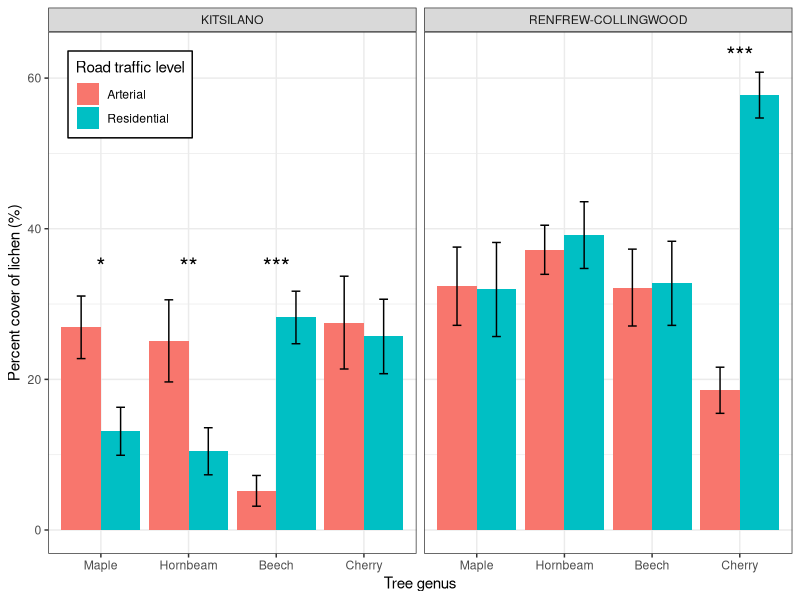
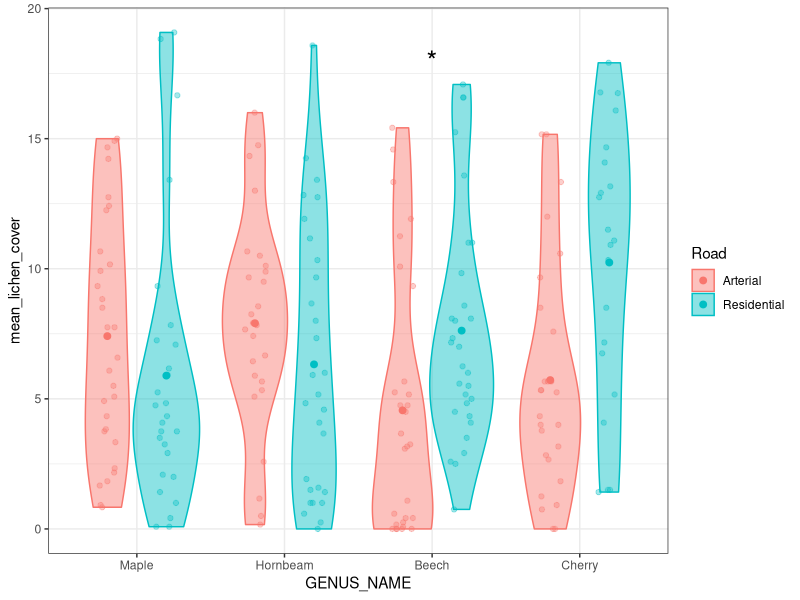
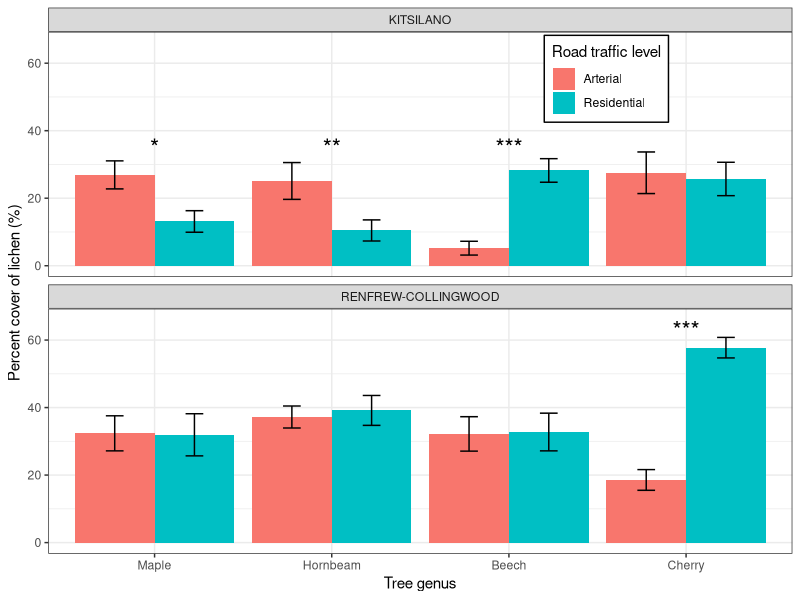
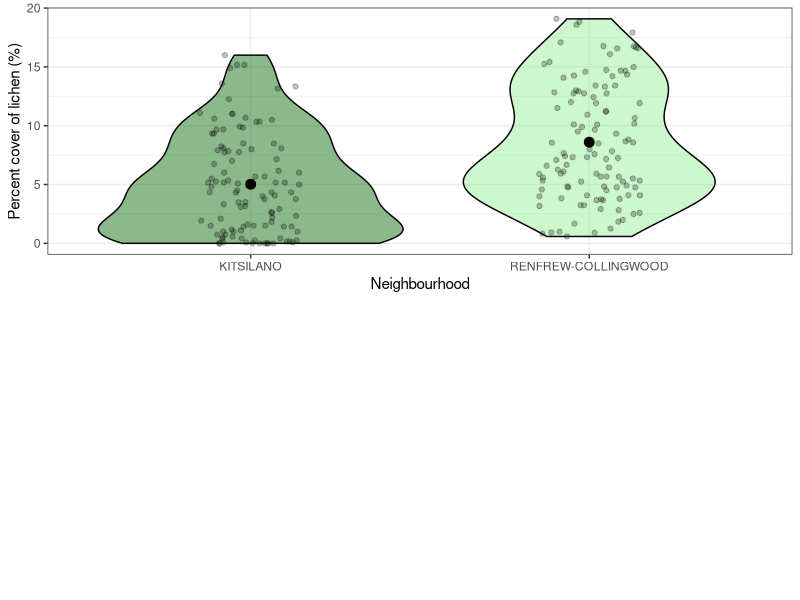
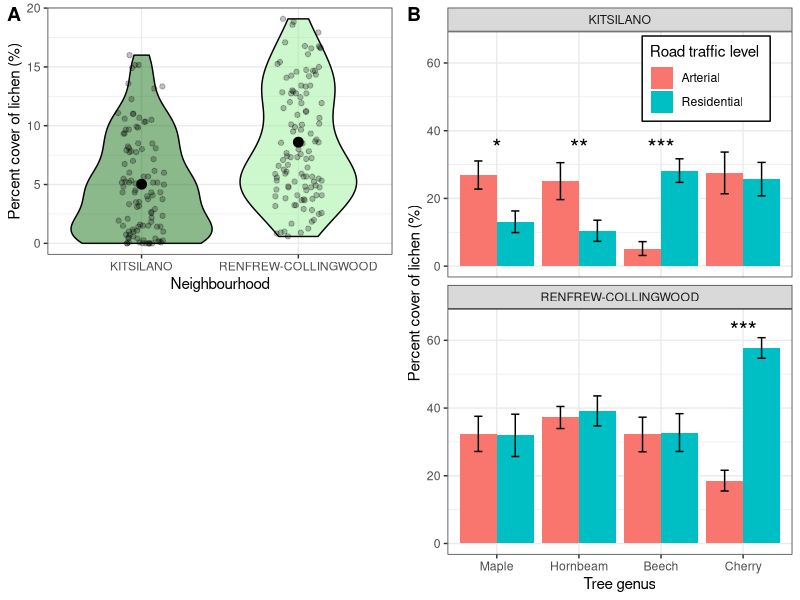
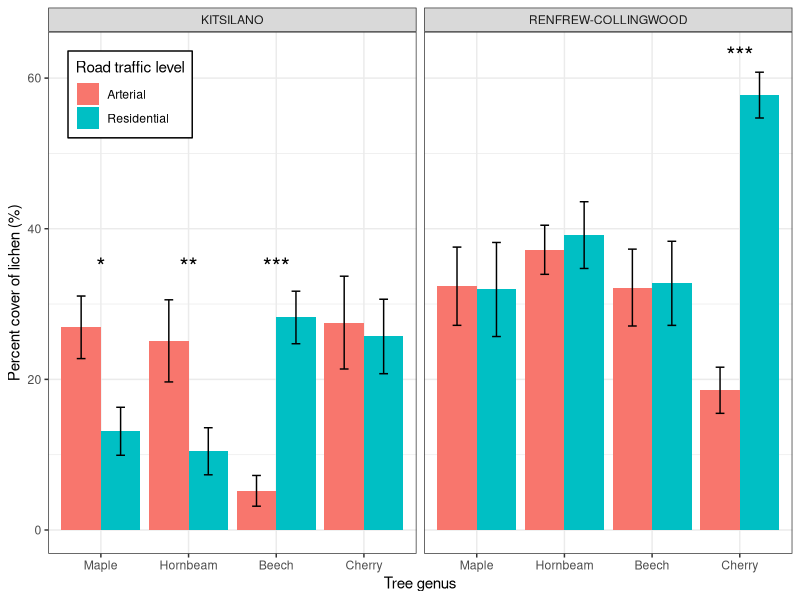
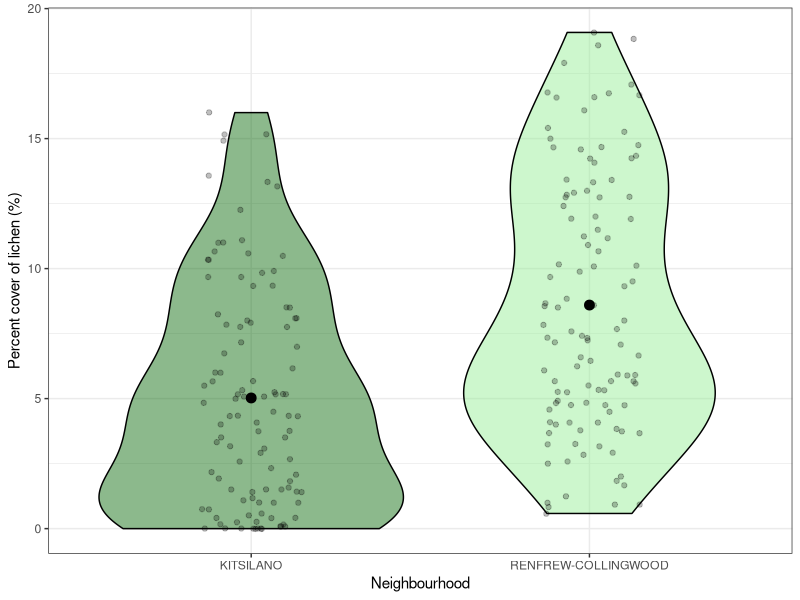
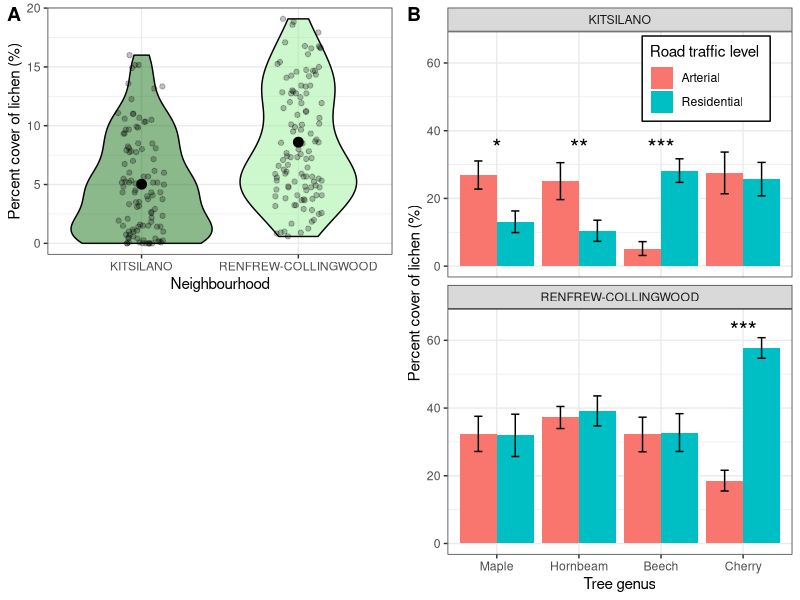

These charts were generated, in order, by the following R code:
library(tidyverse)
library(cowplot)

final_data <- read.csv("final_data.csv", stringsAsFactors = TRUE)

levels(final_data$GENUS_NAME) <- c("Maple", "Hornbeam", "Beech", "Cherry")

#Plot of lichen abundance for each tree genus, paired bars for arterial vs residential
#create data for *** annotations
plot_annotations <- data.frame(label = c("***","**","*","***"),
                               NEIGHBOURHOOD_NAME = c("KITSILANO", "KITSILANO", 
                                                      "KITSILANO", "RENFREW-COLLINGWOOD"),
                               GENUS_NAME = c("Beech", "Hornbeam", "Maple", "Cherry"), 
                               Road = c("Residential", "Residential", "Residential", "Residential"),
                               height = c(35,35,35,63))

road_genus_neighbourhood_plot <- ggplot(final_data, 
                                        aes(x=GENUS_NAME, y = mean_lichen_cover/25*100, fill = Road)) +
  stat_summary(geom = "bar", fun = "mean", position = "dodge") +
  stat_summary(geom = "errorbar", fun.data = "mean_se", position = position_dodge(width = 0.9), width = 0.2) +
  labs(y = "Percent cover of lichen (%)",
       x = "Tree genus", 
       fill = "Road traffic level") +
  facet_wrap(~NEIGHBOURHOOD_NAME) +
  geom_text(data = plot_annotations, mapping = aes(x=GENUS_NAME, y = height, label = label),
            size = 6) +
  theme_bw() +
  theme(legend.position = "inside",
        legend.position.inside = c(0.11,0.88),
        legend.background = element_rect(colour = "black"))
road_genus_neighbourhood_plot
ggsave("Figures/lichen_plot1.png", road_genus_neighbourhood_plot, units = "mm", width = 240, height = 140)


#Or with viollin and data behind - don't like
ggplot(final_data, aes(x=GENUS_NAME, y = mean_lichen_cover, fill = Road, colour = Road)) +
  geom_point(position = position_jitterdodge(jitter.width = 0.3, dodge.width = 0.8), 
             alpha = 0.35, size = 1.5) +
  geom_violin(alpha = 0.45, position = position_dodge(width = 0.8)) +
  stat_summary(geom = "point", fun = "mean", size = 2, 
               position = position_dodge(width =0.8), pch = 21) +
  annotate(geom = "text", x=3, y=18, label = "*", size = 7) +
  theme_bw()

#by neighbourhood
neighbourhood_lichen_plot <- ggplot(final_data, aes(x=NEIGHBOURHOOD_NAME, y=mean_lichen_cover, fill = NEIGHBOURHOOD_NAME)) +
  geom_violin(alpha = 0.45, colour = "black") +
  geom_point(position = position_jitter(width = 0.15), alpha =0.25)+
  stat_summary(fun = "mean", geom = "point", size = 3, colour = "black")+
  scale_fill_manual(values = c("darkgreen", "lightgreen"))+
  labs(x="Neighbourhood", 
       y = "Percent cover of lichen (%)") +
  theme_bw() +
  theme(legend.position = "none")
ggsave("Figures/lichen_plot2.png", neighbourhood_lichen_plot, units = "mm", width = 90, height = 120)

#With opposite facet wrap
road_genus_neighbourhood_plot_2 <- ggplot(final_data, 
                                        aes(x=GENUS_NAME, y = mean_lichen_cover/25*100, fill = Road)) +
  stat_summary(geom = "bar", fun = "mean", position = "dodge") +
  stat_summary(geom = "errorbar", fun.data = "mean_se", position = position_dodge(width = 0.9), width = 0.2) +
  labs(y = "Percent cover of lichen (%)",
       x = "Tree genus", 
       fill = "Road traffic level") +
  facet_wrap(~NEIGHBOURHOOD_NAME, ncol = 1) +
  geom_text(data = plot_annotations, mapping = aes(x=GENUS_NAME, y = height, label = label),
            size = 6) +
  theme_bw() +
  coord_cartesian(ylim = c(0,66)) +
  theme(legend.position = "inside",
        legend.position.inside = c(0.75,0.91),
        legend.background = element_rect(colour = "black"))
road_genus_neighbourhood_plot_2

#Lets try to combine these plots into one
neighbourhood_spaced_plot <- plot_grid(neighbourhood_lichen_plot, NULL, ncol = 1)
neighbourhood_spaced_plot
combined_lichen_plot <- plot_grid(neighbourhood_spaced_plot, road_genus_neighbourhood_plot_2,
                                  labels = c("A","B"))
combined_lichen_plot

ggsave("Figures/combined_lichen_plot.png", combined_lichen_plot, units = "cm", width = 18, height = 18)
